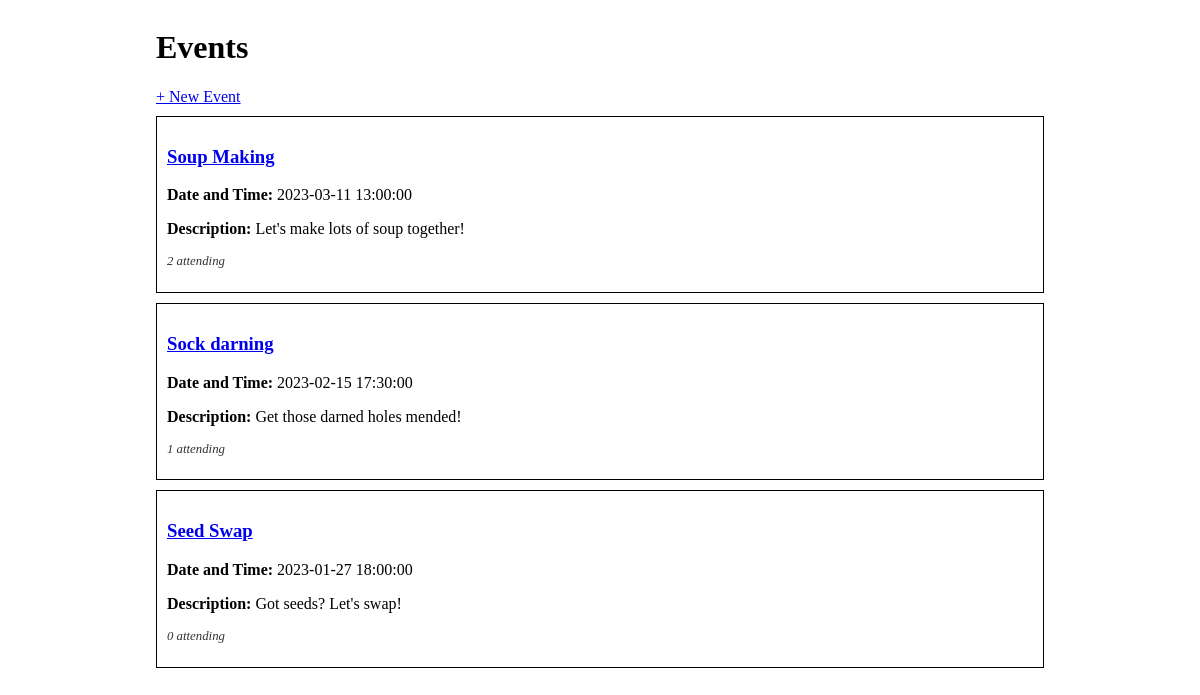
The page / on the database its author committed.
### events_app/models.py (models this page shows)
class Event(db.Model):
    id = db.Column(db.Integer, primary_key=True)
    title = db.Column(db.String(80), nullable=False)
    description = db.Column(db.String(280))
    date_and_time = db.Column(db.DateTime)
    guests = db.relationship('Guest', secondary='guest_event', back_populates='events_attending')
    event_type = db.Column(db.Enum("Party", "Study", "Networking", "Lecture", "Workshop", name="event_type"))

### events_app/routes.py (the view)
@main.route('/')
def index():
    events = Event.query.all()
    return render_template('index.html', events=events)

### events_app/templates/index.html
{% extends 'base.html' %}
{% block content %}
<h1>Events</h1>
<a href="/create">+ New Event</a>
{% for event in events %}
<div class="event-container">
    <h3><a href="/event/{{event.id}}">{{event.title}}</a></h3>
    <p><strong>Date and Time:</strong> {{event.date_and_time}}</p>
    <p><strong>Description:</strong> {{event.description}}</p>
    <p class="small-text">
        {{event.guests|length}} attending
    </p>
</div>
{% endfor %}
{% endblock %}

### events_app/static/style.css (style rules this page uses)
body { display: flex; justify-content: center; }
.event-container { border: 1px solid #000; margin: 10px 0; padding: 10px; }
.small-text { font-size: 0.8em; color: #333; font-style: italic; }

### rows shown on the page
Event: title "Soup Making", date_and_time "2023-03-11 13:00:00", description "Let's make lots of soup together!", guests|length "2"
Event: title "Sock darning", date_and_time "2023-02-15 17:30:00", description "Get those darned holes mended!", guests|length "1"
Event: title "Seed Swap", date_and_time "2023-01-27 18:00:00", description "Got seeds? Let's swap!", guests|length "0"
